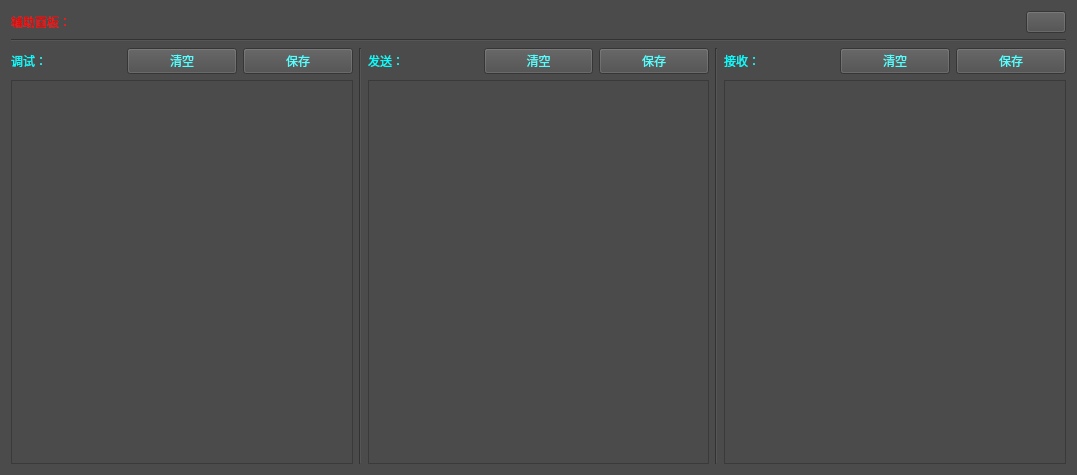
<?xml version="1.0" encoding="UTF-8"?>
<ui version="4.0">
 <class>Debug</class>
 <widget class="QWidget" name="Debug">
  <property name="geometry">
   <rect>
    <x>0</x>
    <y>0</y>
    <width>1077</width>
    <height>475</height>
   </rect>
  </property>
  <property name="windowTitle">
   <string>Form</string>
  </property>
  <property name="styleSheet">
   <string notr="true">color: rgb(85, 255, 255);
background-color: rgb(75, 75, 75);
font: 12pt &quot;楷体&quot;;</string>
  </property>
  <layout class="QVBoxLayout" name="verticalLayout_4">
   <item>
    <layout class="QHBoxLayout" name="horizontalLayout">
     <item>
      <widget class="QLabel" name="label">
       <property name="styleSheet">
        <string notr="true">font: 16pt &quot;楷体&quot;;
color: rgb(255, 0, 0);</string>
       </property>
       <property name="text">
        <string>辅助面板：</string>
       </property>
      </widget>
     </item>
     <item>
      <spacer name="horizontalSpacer">
       <property name="orientation">
        <enum>Qt::Horizontal</enum>
       </property>
       <property name="sizeHint" stdset="0">
        <size>
         <width>40</width>
         <height>20</height>
        </size>
       </property>
      </spacer>
     </item>
     <item>
      <widget class="QPushButton" name="MyExitBtn">
       <property name="toolTip">
        <string>Esc</string>
       </property>
       <property name="styleSheet">
        <string notr="true">color: rgb(255, 255, 255);</string>
       </property>
       <property name="text">
        <string/>
       </property>
      </widget>
     </item>
    </layout>
   </item>
   <item>
    <widget class="Line" name="line">
     <property name="orientation">
      <enum>Qt::Horizontal</enum>
     </property>
    </widget>
   </item>
   <item>
    <layout class="QHBoxLayout" name="horizontalLayout_6">
     <item>
      <layout class="QVBoxLayout" name="verticalLayout">
       <item>
        <layout class="QHBoxLayout" name="horizontalLayout_2">
         <item>
          <widget class="QLabel" name="label_2">
           <property name="styleSheet">
            <string notr="true">color: rgb(0, 255, 255);</string>
           </property>
           <property name="text">
            <string>调试：</string>
           </property>
          </widget>
         </item>
         <item>
          <widget class="QPushButton" name="MyDebugClear">
           <property name="text">
            <string>清空</string>
           </property>
          </widget>
         </item>
         <item>
          <widget class="QPushButton" name="MyDebugSave">
           <property name="text">
            <string>保存</string>
           </property>
          </widget>
         </item>
        </layout>
       </item>
       <item>
        <widget class="QTextBrowser" name="MyDebug">
         <property name="styleSheet">
          <string notr="true">color:rgb(255, 255, 0);
font: 10pt &quot;等线&quot;;</string>
         </property>
        </widget>
       </item>
      </layout>
     </item>
     <item>
      <widget class="Line" name="line_2">
       <property name="orientation">
        <enum>Qt::Vertical</enum>
       </property>
      </widget>
     </item>
     <item>
      <layout class="QVBoxLayout" name="verticalLayout_3">
       <item>
        <layout class="QHBoxLayout" name="horizontalLayout_4">
         <item>
          <widget class="QLabel" name="label_3">
           <property name="styleSheet">
            <string notr="true">color: rgb(0, 255, 255);</string>
           </property>
           <property name="text">
            <string>发送：</string>
           </property>
          </widget>
         </item>
         <item>
          <widget class="QPushButton" name="MySendClear">
           <property name="text">
            <string>清空</string>
           </property>
          </widget>
         </item>
         <item>
          <widget class="QPushButton" name="MySendSave">
           <property name="text">
            <string>保存</string>
           </property>
          </widget>
         </item>
        </layout>
       </item>
       <item>
        <widget class="QTextBrowser" name="MySend">
         <property name="styleSheet">
          <string notr="true">color:rgb(255, 255, 0);
font: 10pt &quot;等线&quot;;</string>
         </property>
        </widget>
       </item>
      </layout>
     </item>
     <item>
      <widget class="Line" name="line_3">
       <property name="orientation">
        <enum>Qt::Vertical</enum>
       </property>
      </widget>
     </item>
     <item>
      <layout class="QVBoxLayout" name="verticalLayout_2">
       <item>
        <layout class="QHBoxLayout" name="horizontalLayout_5">
         <item>
          <widget class="QLabel" name="label_4">
           <property name="styleSheet">
            <string notr="true">color: rgb(0, 255, 255);</string>
           </property>
           <property name="text">
            <string>接收：</string>
           </property>
          </widget>
         </item>
         <item>
          <widget class="QPushButton" name="MyReceiveClear">
           <property name="text">
            <string>清空</string>
           </property>
          </widget>
         </item>
         <item>
          <widget class="QPushButton" name="MyReceiveSave">
           <property name="text">
            <string>保存</string>
           </property>
          </widget>
         </item>
        </layout>
       </item>
       <item>
        <widget class="QTextBrowser" name="MyReceive">
         <property name="styleSheet">
          <string notr="true">color:rgb(255, 255, 0);
font: 10pt &quot;等线&quot;;</string>
         </property>
        </widget>
       </item>
      </layout>
     </item>
    </layout>
   </item>
  </layout>
 </widget>
 <resources/>
 <connections/>
</ui>
